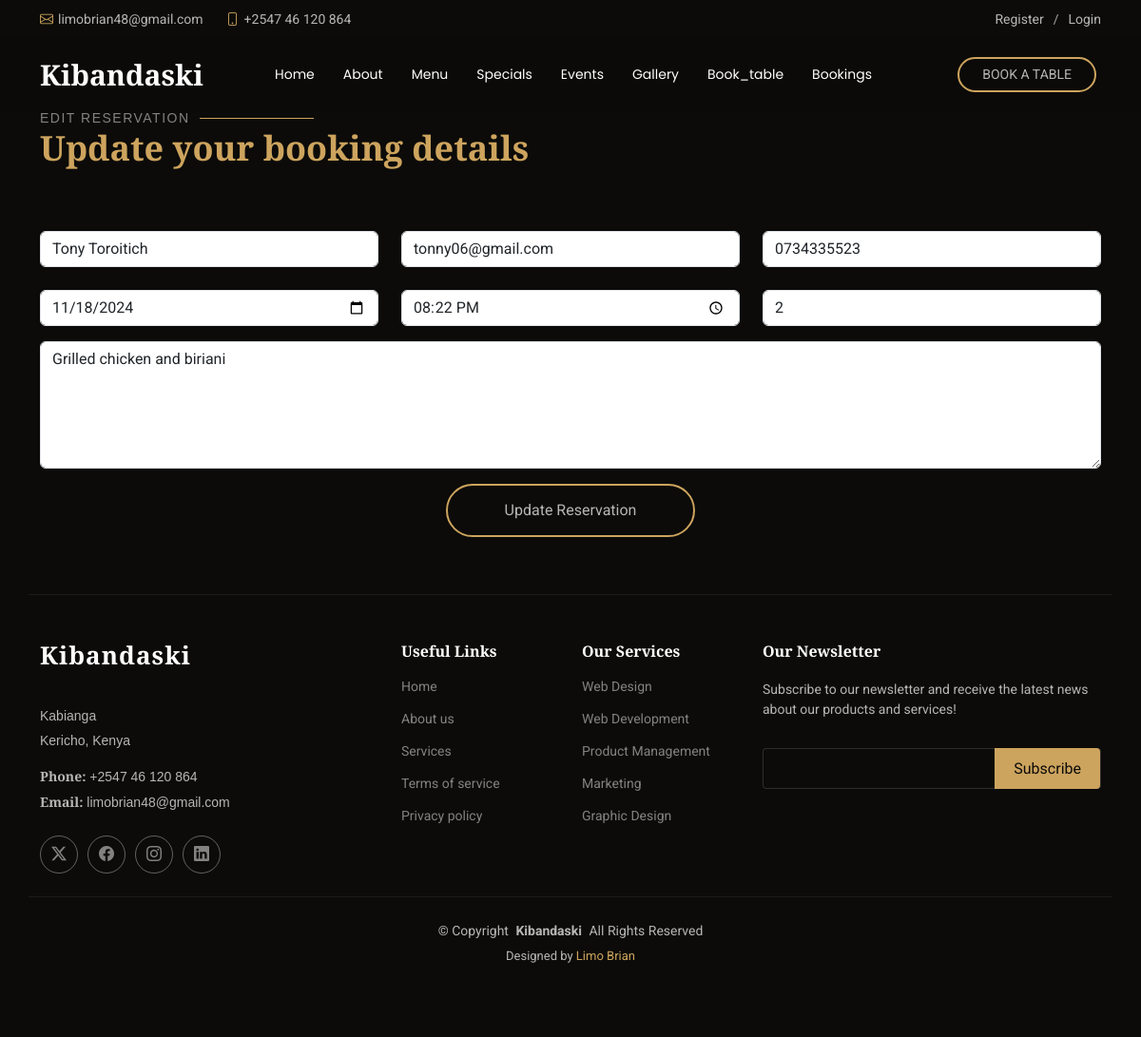
The page /edit/5/ on the database its author committed.
### kibandaskiapp/models.py (models this page shows, shortened)
class Booking(models.Model):
    name = models.CharField(max_length=100)
    email = models.EmailField()
    phone = models.CharField(max_length=15)
    date = models.DateField()
    time = models.TimeField()
    people = models.PositiveIntegerField()
    message = models.TextField(blank=True, null=True)

### kibandaskiapp/views.py (the view, shortened to what this page needs)
# urls.py: path('edit/<int:booking_id>/', views.update_booking, name="update_booking"),
def update_booking(request, booking_id):
    booking = get_object_or_404(Booking, id=booking_id)
    return render(request, "edit_booking.html", {'booking': booking})

### templates/edit_booking.html (shortened to what this page needs)
{% extends 'base.html' %}
{% load static %}
{% block content %}
<section id="edit-booking" class="edit-booking section">
    <div class="container section-title" data-aos="fade-up">
        <h2>Edit Reservation</h2>
        <p>Update your booking details</p>
    </div>
    <div class="container" data-aos="fade-up" data-aos-delay="100">
        <form method="post" role="form" class='book_table'>
            <div class="row gy-4">
                <div class="col-lg-4 col-md-6">
                    <input type="text" name="name" class="form-control" id="name" placeholder="Your Name" value="{{ booking.name }}" required="">
                </div>
                <div class="col-lg-4 col-md-6">
                    <input type="email" class="form-control" name="email" id="email" placeholder="Your Email" value="{{ booking.email }}" required="">
                </div>
                <div class="col-lg-4 col-md-6">
                    <input type="text" class="form-control" name="phone" id="phone" placeholder="Your Phone" value="{{ booking.phone }}" required="">
                </div>
                <div class="col-lg-4 col-md-6">
                    <input type="date" name="date" class="form-control" id="date" placeholder="Date" value="{{ booking.date|date:'Y-m-d' }}" required="">
                </div>
                <div class="col-lg-4 col-md-6">
                    <input type="time" class="form-control" name="time" id="time" placeholder="Time" value="{{ booking.time|time:'H:i' }}" required="">
                </div>
                <div class="col-lg-4 col-md-6">
                    <input type="number" class="form-control" name="people" id="people" placeholder="# of people" value="{{ booking.people }}" required="">
                </div>
            </div>
            <div class="form-group mt-3">
                <textarea class="form-control" name="message" rows="5" placeholder="Message">{{ booking.message }}</textarea>
            </div>
            <div class="text-center mt-3">
                <button type="submit">Update Reservation</button>
            </div>
        </form>
    </div>
</section>
{% endblock %}

### static/assets/css/main.css (style rules this page uses)
:root { --default-font: "Roboto", system-ui, -apple-system, "Segoe UI", Roboto, "Helvetica Neue", Arial, "Noto Sans", "Liberation Sans", sans-serif, "Apple Color Emoji", "Segoe UI Emoji", "Segoe UI Symbol", "Noto Color Emoji"; --heading-font: "Playfair Display", sans-serif; --nav-font: "Poppins", sans-serif; }
:root { --background-color: #0c0b09; --default-color: rgba(255, 255, 255, 0.7); --heading-color: #ffffff; --accent-color: #cda45e; --surface-color: #29261f; --contrast-color: #0c0b09; }
:root { --nav-color: #ffffff; --nav-hover-color: #cda45e; --nav-mobile-background-color: #29261f; --nav-dropdown-background-color: #29261f; --nav-dropdown-color: #ffffff; --nav-dropdown-hover-color: #cda45e; }
:root { scroll-behavior: smooth; }
body { color: var(--default-color); background-color: var(--background-color); font-family: var(--default-font); padding-top: 60px; }
h1, h2, h3, h4, h5, h6 { color: var(--heading-color); font-family: var(--heading-font); }
.book_table button { color: var(--default-color); border: 2px solid var(--accent-color); background: transparent; padding: 14px 60px; transition: 0.4s; border-radius: 50px; }
section, .section { color: var(--default-color); background-color: var(--background-color); padding: 60px 0; scroll-margin-top: 77px; overflow: clip; }
.section-title { padding-bottom: 60px; position: relative; }
.section-title h2 { font-size: 14px; font-weight: 500; padding: 0; line-height: 1px; margin: 0; letter-spacing: 1.5px; text-transform: uppercase; color: color-mix(in srgb, var(--default-color), transparent 30%); position: relative; }
.section-title h2::after { content: ""; width: 120px; height: 1px; display: inline-block; background: var(--accent-color); margin: 4px 10px; }
.section-title p { color: var(--accent-color); margin: 0; font-size: 36px; font-weight: 600; font-family: var(--heading-font); }

### rows shown on the page
Booking: name "Tony Toroitich", email "tonny06@gmail.com", phone "0734335523", date "11/18/2024", time "20:22", people "2", message "Grilled chicken and biriani"
